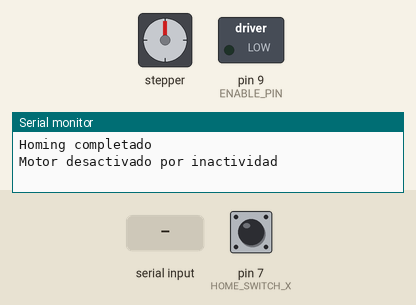
Simulated run of this sketch. Board: Arduino Uno, built with avr-gcc and run on an emulated ATmega328P. On the bench: stepper motor, switched loads named in the sketch (green lamp = pin HIGH), the last lines printed to the serial monitor. The test bench sets the inputs (shaded band); at power-on: pin 7 (HOME_SWITCH_X) HIGH. Stepper angles assume 200 steps per turn.

Above: at 1.2 s.
1.3 s: "MOVE +\n" received over Serial
At 1.8 s:
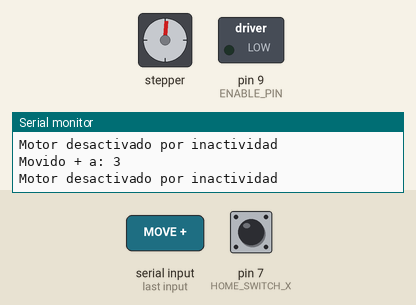
2.9 s: "GOTO 90\n" received over Serial
At 4.1 s:
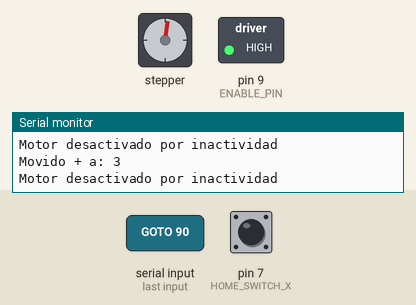
5.9 s: "MOVE -\n" received over Serial
At 6.5 s:
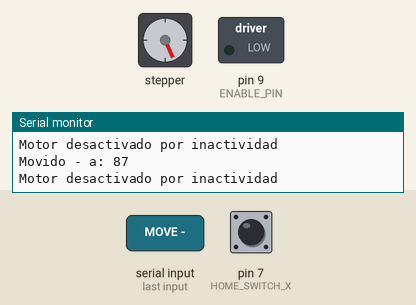
7.5 s: "90,45\n" received over Serial
At 8.0 s:
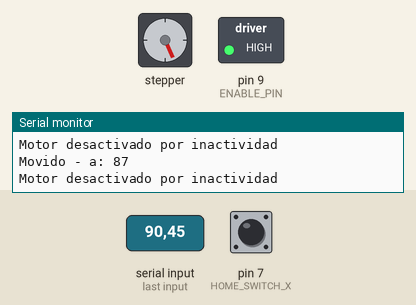
9.0 s: "HOME\n" received over Serial
At 10.3 s:
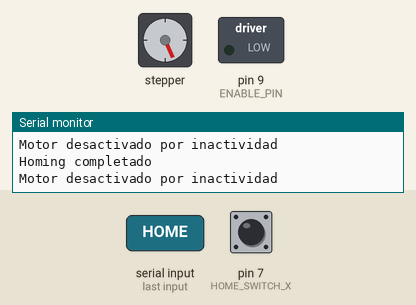
Timing chart, 0 to 11.5 s (numbered marks = the images above; inputs shaded):
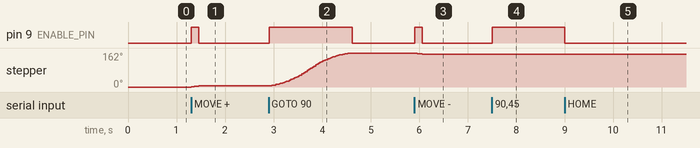

Measured:
- after the input at 2.9 s, pin 9 (ENABLE_PIN): LOW → HIGH at once, → LOW 1.7 s later; stepper: turns 157° clockwise in 1.7 s, starting at once
- after the input at 7.5 s, pin 9 (ENABLE_PIN): LOW → HIGH at once
- after the input at 9.0 s, pin 9 (ENABLE_PIN): HIGH → LOW at once

The sketch:

focus_colimador.ino
```cpp
#include "AccelStepper.h"

#define X_STEP_PIN 12
#define X_DIR_PIN 13
#define ENABLE_PIN 9
#define HOME_SWITCH_X 7
#define BUTTON_CW_PIN 2
#define BUTTON_CCW_PIN 3

AccelStepper stepperX(1, X_STEP_PIN, X_DIR_PIN);
const int stepIncrement = 3;  // Define el tamaño del paso para movimientos incrementales
const long int limite_safe = 5600;  // Límite seguro para el movimiento del motor

void setup() {
  Serial.begin(9600);
  pinMode(ENABLE_PIN, OUTPUT);
  digitalWrite(ENABLE_PIN, LOW);  // Inicialmente desactivado
  pinMode(HOME_SWITCH_X, INPUT_PULLUP);
  pinMode(BUTTON_CW_PIN, INPUT_PULLUP);
  pinMode(BUTTON_CCW_PIN, INPUT_PULLUP);
  stepperX.setMaxSpeed(300);
  stepperX.setAcceleration(100);
  homing();
}

void loop() {
  if (Serial.available()) {
    String command = Serial.readStringUntil('\n');
    activateMotor();
    handleSerialCommand(command);
  }
}

void homing() {
  activateMotor();
  while (digitalRead(HOME_SWITCH_X) == LOW) {
    stepperX.moveTo(stepperX.currentPosition() - 1);
    stepperX.run();
    delay(1);
  }
  stepperX.setCurrentPosition(0);
  Serial.println("Homing completado");
  deactivateMotor();
}

void handleSerialCommand(String command) {
  if (command.startsWith("GOTO ")) {
    long position = command.substring(5).toInt();
    if (position >= 0 && position <= limite_safe) {
      stepperX.moveTo(position);
      while (stepperX.distanceToGo() != 0) {
        stepperX.run();
      }
      Serial.println("Movimiento completado a posición: " + String(position));
      deactivateMotor();
    } else {
      Serial.println("Error: Posición fuera de límites");
    }
  } else if (command == "MOVE +") {
    long newPosition = stepperX.currentPosition() + stepIncrement;
    if (newPosition <= limite_safe) {
      stepperX.move(stepIncrement);
      stepperX.runToPosition();
      Serial.println("Movido + a: " + String(newPosition));
    } else {
      Serial.println("Error: Movimiento fuera de límites");
    }
    deactivateMotor();
  } else if (command == "MOVE -") {
    long newPosition = stepperX.currentPosition() - stepIncrement;
    if (newPosition >= 0) {
      stepperX.move(-stepIncrement);
      stepperX.runToPosition();
      Serial.println("Movido - a: " + String(newPosition));
    } else {
      Serial.println("Error: Movimiento fuera de límites");
    }
    deactivateMotor();
  } else if (command == "HOME") {
    homing();
  }
}

void activateMotor() {
  digitalWrite(ENABLE_PIN, HIGH); // HIGH para activar
}

void deactivateMotor() {
  digitalWrite(ENABLE_PIN, LOW); // LOW para desactivar
  Serial.println("Motor desactivado por inactividad");
}
```
